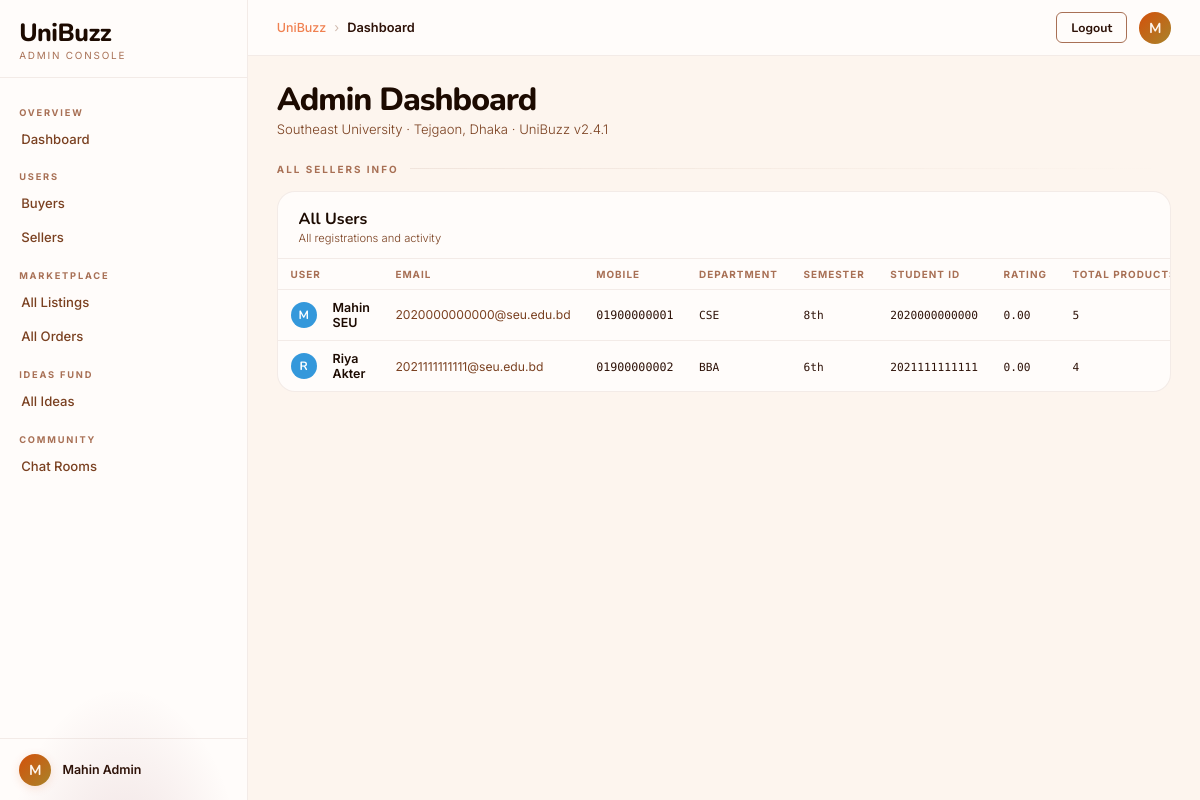
Page /adminSellers.php (signed in) on the committed database.
### tables this page shows
CREATE TABLE `user_table` (
  `User_Id` int(11) NOT NULL,
  `First_Name` varchar(100) NOT NULL,
  `Last_Name` varchar(100) NOT NULL,
  `Email` varchar(150) NOT NULL,
  `Mobile` varchar(20) DEFAULT NULL,
  `Password` varchar(255) NOT NULL,
  `Admin_Id` int(11) DEFAULT NULL,
  `Buyer_Id` int(11) DEFAULT NULL,
  `Seller_Id` int(11) DEFAULT NULL
);

CREATE TABLE `seller` (
  `Seller_Id` int(11) NOT NULL,
  `User_Id` int(11) NOT NULL,
  `University_Email` varchar(150) NOT NULL,
  `Rating` decimal(3,2) DEFAULT 0.00,
  `Department` varchar(100) DEFAULT NULL,
  `Semester` varchar(20) DEFAULT NULL,
  `Student_Id` varchar(50) DEFAULT NULL
);

### adminSellers.php (the view, shortened to what this page needs)
<?php
include("database.php");
$loggedInUserId = $_SESSION["user_id"];
$sql        = "SELECT user_table.First_Name, user_table.Last_Name
               FROM user_table
               WHERE user_table.User_Id = $loggedInUserId";
$result     = mysqli_query($conn, $sql);
$adminInfo  = mysqli_fetch_assoc($result);
$adminFullName   = $adminInfo['First_Name'] . " " . $adminInfo['Last_Name'];
$adminFirstLetter = strtoupper(substr($adminInfo['First_Name'], 0, 1));
$sql        = "SELECT user_table.User_Id, user_table.First_Name, user_table.Last_Name,
                      user_table.Email, user_table.Mobile,
                      seller.Seller_Id, seller.Department, seller.Semester,
                      seller.Student_Id, seller.Rating,
                      COUNT(product.Product_Id) AS total_products
               FROM user_table
               JOIN seller ON user_table.Seller_Id = seller.Seller_Id
               LEFT JOIN product ON seller.Seller_Id = product.Seller_Id
               GROUP BY seller.Seller_Id";
$result     = mysqli_query($conn, $sql);
$allSellers = mysqli_fetch_all($result, MYSQLI_ASSOC);
?>
<!DOCTYPE html>
<html lang="en">
<head>
<link rel="stylesheet" href="adminDash.css">
</head>
<body>
<div class="my-dashboard-wrapper">
  <aside class="left-panel" id="sidebar">
    <div class="left-panel-inner">
      <div class="logo-area">
        <div class="site-name">UniBuzz</div>
        <div class="site-subtitle">Admin Console</div>
      </div>
      <div class="nav-links">
        <div class="nav-group-title">Overview</div>
        <a href="adminHomepage.php" class="nav-link">Dashboard</a>
        <div class="nav-group-title">Users</div>
        <a href="adminBuyers.php" class="nav-link">Buyers</a>
        <a href="adminSellers.php" class="nav-link">Sellers</a>
        <div class="nav-group-title">Marketplace</div>
        <a href="adminAllListings.php" class="nav-link">All Listings</a>
        <a href="adminAllOrders.php" class="nav-link">All Orders</a>
        <div class="nav-group-title">Ideas Fund</div>
        <a href="adminIdeas.php" class="nav-link">All Ideas</a>
        <div class="nav-group-title">Community</div>
        <a href="globalChatRoom.php" class="nav-link">Chat Rooms</a>
      </div>
      <div class="admin-info-bar">
        <div class="admin-pic"><?php echo $adminFirstLetter; ?></div>
        <div>
          <div class="admin-fullname"><?php echo $adminFullName; ?></div>
        </div>
      </div>
    </div>
  </aside>
  <div class="right-side">
    <div class="header-bar">
      <div class="page-path">
        <a href="#">UniBuzz</a>
        <span class="sep">›</span>
        <span class="current">Dashboard</span>
      </div>
      <div class="header-right-side">
          <form action="logout.php" method="POST" style="margin:0;">
            <button class="btn-logout" type="submit" name="logout" >Logout</button>
          </form>
        <div class="nav-avatar" style="width:32px;height:32px;border-radius:50%;background:linear-gradient(135deg,var(--gold),#A8842A);display:flex;align-items:center;justify-content:center;font-family:'Nunito',sans-serif;font-size:.9rem;font-weight:700;color:var(--bg);cursor:pointer;"><?php echo $adminFirstLetter; ?></div>
      </div>
    </div>
    <div class="page-content-scroll">
      <div class="page-top-section">
        <div>
          <div class="big-page-title">Admin Dashboard</div>
          <div class="page-subtitle">Southeast University · Tejgaon, Dhaka · UniBuzz v2.4.1</div>
        </div>
      </div>
      <div class="divider-row">
        <div class="divider-label">All Sellers Info</div>
        <div class="divider-line"></div>
      </div>
      <div class="content-card" style="margin-bottom:1rem auto;animation-delay:.2s">
        <div class="card-top">
          <div>
            <div class="card-title">All Users</div>
            <div class="card-subtitle">All registrations and activity</div>
          </div>
        </div>
        <div class="tab-content-area">
          <div class="tab-all-users" style="overflow-x:auto;">
            <table class="users-table">
              <thead>
                <tr>
                  <th>User</th>
                  <th>Email</th>
                  <th>Mobile</th>
                  <th>Department</th>
                  <th>Semester</th>
                  <th>Student ID</th>
                  <th>Rating</th>
                  <th>Total Products</th>
                </tr>
              </thead>
              <tbody>
                <?php foreach($allSellers as $seller): ?>
                <tr>
                  <td>
                    <div class="user-info-cell">
                      <div class="user-initial-circle" style="background:#3498DB;"><?php echo strtoupper(substr($seller['First_Name'], 0, 1)); ?></div>
                      <div>
                        <div class="user-fullname"><?php echo $seller['First_Name'] . " " . $seller['Last_Name']; ?></div>
                      </div>
                    </div>
                  </td>
                  <td><span style="font-size:.76rem;color:var(--text-3)"><?php echo $seller['Email']; ?></span></td>
                  <td><span class="mono-text"><?php echo $seller['Mobile']; ?></span></td>
                  <td><span class="mono-text" style="font-size:.7rem"><?php echo $seller['Department']; ?></span></td>
                  <td><span class="mono-text" style="font-size:.7rem"><?php echo $seller['Semester']; ?></span></td>
                  <td><span class="mono-text" style="font-size:.7rem"><?php echo $seller['Student_Id']; ?></span></td>
                  <td><span class="mono-text" style="font-size:.7rem"><?php echo $seller['Rating']; ?></span></td>
                  <td><span class="mono-text" style="font-size:.7rem"><?php echo $seller['total_products']; ?></span></td>
                </tr>
                <?php endforeach; ?>
              </tbody>
            </table>
          </div>
        </div>
      </div>
    </div>
  </div>
</div>
</body>
</html>

### rows in the picture
user_table: First_Name "M", adminFullName "Mahin Admin"
user_table: First_Name "M", First_Name "Mahin", Last_Name "SEU", Email "2020000000000@seu.edu.bd", Mobile "01900000001", Seller_Id.Department "CSE", Seller_Id.Semester "8th", Seller_Id.Student_Id "2020000000000", Seller_Id.Rating "0.00", total_products "5"
user_table: First_Name "R", First_Name "Riya", Last_Name "Akter", Email "2021111111111@seu.edu.bd", Mobile "01900000002", Seller_Id.Department "BBA", Seller_Id.Semester "6th", Seller_Id.Student_Id "2021111111111", Seller_Id.Rating "0.00", total_products "4"
